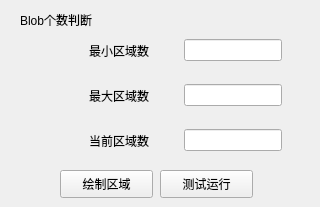
    <widget class="QWidget" name="tab_8">
     <attribute name="title">
      <string>判定</string>
     </attribute>
     <widget class="QPushButton" name="btn_paintRegion">
      <property name="geometry">
       <rect>
        <x>60</x>
        <y>170</y>
        <width>93</width>
        <height>28</height>
       </rect>
      </property>
      <property name="text">
       <string>绘制区域</string>
      </property>
     </widget>
     <widget class="QPushButton" name="btn_runTest">
      <property name="geometry">
       <rect>
        <x>160</x>
        <y>170</y>
        <width>93</width>
        <height>28</height>
       </rect>
      </property>
      <property name="text">
       <string>测试运行</string>
      </property>
     </widget>
     <widget class="QLabel" name="label_18">
      <property name="geometry">
       <rect>
        <x>20</x>
        <y>10</y>
        <width>111</width>
        <height>19</height>
       </rect>
      </property>
      <property name="text">
       <string>Blob个数判断</string>
      </property>
     </widget>
     <widget class="QWidget" name="horizontalLayoutWidget">
      <property name="geometry">
       <rect>
        <x>60</x>
        <y>30</y>
        <width>251</width>
        <height>41</height>
       </rect>
      </property>
      <layout class="QHBoxLayout" name="horizontalLayout">
       <item>
        <spacer name="horizontalSpacer_3">
         <property name="orientation">
          <enum>Qt::Orientation::Horizontal</enum>
         </property>
         <property name="sizeHint" stdset="0">
          <size>
           <width>40</width>
           <height>20</height>
          </size>
         </property>
        </spacer>
       </item>
       <item>
        <widget class="QLabel" name="label_14">
         <property name="text">
          <string>最小区域数</string>
         </property>
        </widget>
       </item>
       <item>
        <spacer name="horizontalSpacer">
         <property name="orientation">
          <enum>Qt::Orientation::Horizontal</enum>
         </property>
         <property name="sizeHint" stdset="0">
          <size>
           <width>40</width>
           <height>20</height>
          </size>
         </property>
        </spacer>
       </item>
       <item>
        <widget class="QLineEdit" name="lineEdit_minRegionCount"/>
       </item>
       <item>
        <spacer name="horizontalSpacer_2">
         <property name="orientation">
          <enum>Qt::Orientation::Horizontal</enum>
         </property>
         <property name="sizeHint" stdset="0">
          <size>
           <width>40</width>
           <height>20</height>
          </size>
         </property>
        </spacer>
       </item>
      </layout>
     </widget>
     <widget class="QWidget" name="horizontalLayoutWidget_2">
      <property name="geometry">
       <rect>
        <x>60</x>
        <y>70</y>
        <width>251</width>
        <height>51</height>
       </rect>
      </property>
      <layout class="QHBoxLayout" name="horizontalLayout_2">
       <item>
        <spacer name="horizontalSpacer_5">
         <property name="orientation">
          <enum>Qt::Orientation::Horizontal</enum>
         </property>
         <property name="sizeHint" stdset="0">
          <size>
           <width>40</width>
           <height>20</height>
          </size>
         </property>
        </spacer>
       </item>
       <item>
        <widget class="QLabel" name="label_15">
         <property name="text">
          <string>最大区域数</string>
         </property>
        </widget>
       </item>
       <item>
        <spacer name="horizontalSpacer_4">
         <property name="orientation">
          <enum>Qt::Orientation::Horizontal</enum>
         </property>
         <property name="sizeHint" stdset="0">
          <size>
           <width>40</width>
           <height>20</height>
          </size>
         </property>
        </spacer>
       </item>
       <item>
        <widget class="QLineEdit" name="lineEdit_maxRegionCount"/>
       </item>
       <item>
        <spacer name="horizontalSpacer_6">
         <property name="orientation">
          <enum>Qt::Orientation::Horizontal</enum>
         </property>
         <property name="sizeHint" stdset="0">
          <size>
           <width>40</width>
           <height>20</height>
          </size>
         </property>
        </spacer>
       </item>
      </layout>
     </widget>
     <widget class="QWidget" name="horizontalLayoutWidget_3">
      <property name="geometry">
       <rect>
        <x>60</x>
        <y>120</y>
        <width>251</width>
        <height>41</height>
       </rect>
      </property>
      <layout class="QHBoxLayout" name="horizontalLayout_3">
       <item>
        <spacer name="horizontalSpacer_7">
         <property name="orientation">
          <enum>Qt::Orientation::Horizontal</enum>
         </property>
         <property name="sizeHint" stdset="0">
          <size>
           <width>40</width>
           <height>20</height>
          </size>
         </property>
        </spacer>
       </item>
       <item>
        <widget class="QLabel" name="label_16">
         <property name="text">
          <string>当前区域数</string>
         </property>
        </widget>
       </item>
       <item>
        <spacer name="horizontalSpacer_8">
         <property name="orientation">
          <enum>Qt::Orientation::Horizontal</enum>
         </property>
         <property name="sizeHint" stdset="0">
          <size>
           <width>40</width>
           <height>20</height>
          </size>
         </property>
        </spacer>
       </item>
       <item>
        <widget class="QLineEdit" name="lineEdit_nowRegions"/>
       </item>
       <item>
        <spacer name="horizontalSpacer_9">
         <property name="orientation">
          <enum>Qt::Orientation::Horizontal</enum>
         </property>
         <property name="sizeHint" stdset="0">
          <size>
           <width>40</width>
           <height>20</height>
          </size>
         </property>
        </spacer>
       </item>
      </layout>
     </widget>
    </widget>
